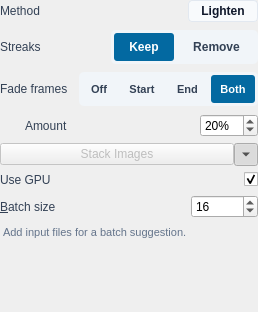
<?xml version="1.0" encoding="UTF-8"?>
<ui version="4.0">
 <class>StackSettings</class>
 <widget class="QWidget" name="StackSettings">
  <property name="geometry">
   <rect>
    <x>0</x>
    <y>0</y>
    <width>258</width>
    <height>312</height>
   </rect>
  </property>
  <layout class="QVBoxLayout" name="layout">
   <property name="spacing">
    <number>6</number>
   </property>
   <property name="leftMargin">
    <number>0</number>
   </property>
   <property name="topMargin">
    <number>0</number>
   </property>
   <property name="rightMargin">
    <number>0</number>
   </property>
   <property name="bottomMargin">
    <number>0</number>
   </property>
   <item>
    <layout class="QGridLayout" name="fields" columnstretch="1,2">
     <property name="leftMargin">
      <number>0</number>
     </property>
     <property name="topMargin">
      <number>0</number>
     </property>
     <property name="rightMargin">
      <number>0</number>
     </property>
     <property name="bottomMargin">
      <number>0</number>
     </property>
     <property name="spacing">
      <number>8</number>
     </property>
     <item row="0" column="0">
      <widget class="QLabel" name="methodLabel">
       <property name="styleSheet">
        <string notr="true">QLabel#methodLabel {
    color: #334155;
    font-size: 12px;
}</string>
       </property>
       <property name="text">
        <string>Method</string>
       </property>
      </widget>
     </item>
     <item row="0" column="1" alignment="Qt::AlignmentFlag::AlignRight">
      <widget class="QLabel" name="method">
       <property name="styleSheet">
        <string notr="true">QLabel#method {
    color: #0f172a;
    font-size: 12px;
    font-weight: 500;
    background-color: #f8fafc;
    border: 1px solid #e2e8f0;
    border-radius: 4px;
    padding: 3px 12px;
}</string>
       </property>
       <property name="text">
        <string>Lighten</string>
       </property>
       <property name="alignment">
        <set>Qt::AlignmentFlag::AlignCenter</set>
       </property>
      </widget>
     </item>
     <item row="1" column="0">
      <widget class="QLabel" name="streaksLabel">
       <property name="styleSheet">
        <string notr="true">QLabel#streaksLabel {
    color: #334155;
    font-size: 12px;
}</string>
       </property>
       <property name="text">
        <string>Streaks</string>
       </property>
      </widget>
     </item>
     <item row="1" column="1" alignment="Qt::AlignmentFlag::AlignRight">
      <widget class="QFrame" name="stackStreaksContainer">
       <property name="styleSheet">
        <string notr="true">QFrame#stackStreaksContainer {
    background-color: #f1f5f9;
    border-radius: 5px;
    padding: 2px;
}
QPushButton#stackStreaksKeep, QPushButton#stackStreaksRemove {
    background-color: transparent;
    color: #334155;
    border: 2px solid transparent;
    border-radius: 4px;
    font-size: 12px;
    font-weight: 500;
    padding: 4px 14px;
    min-height: 18px;
}
QPushButton#stackStreaksKeep:checked, QPushButton#stackStreaksRemove:checked {
    background-color: #0369a1;
    color: #ffffff;
    font-weight: 600;
}
QPushButton#stackStreaksKeep:hover:!checked, QPushButton#stackStreaksRemove:hover:!checked {
    background-color: #e2e8f0;
    color: #0f172a;
}
QPushButton#stackStreaksRemove:disabled {
    color: #94a3b8;
    background-color: transparent;
}
QPushButton#stackStreaksKeep:focus:enabled, QPushButton#stackStreaksRemove:focus:enabled { border-color: #0f172a; }
QPushButton#stackStreaksKeep:checked:focus:enabled, QPushButton#stackStreaksRemove:checked:focus:enabled { border-color: #ffffff; }</string>
       </property>
       <layout class="QHBoxLayout" name="stackStreaksLayout">
        <property name="spacing">
         <number>2</number>
        </property>
        <property name="leftMargin">
         <number>0</number>
        </property>
        <property name="topMargin">
         <number>0</number>
        </property>
        <property name="rightMargin">
         <number>0</number>
        </property>
        <property name="bottomMargin">
         <number>0</number>
        </property>
        <item>
         <widget class="QPushButton" name="stackStreaksKeep">
          <property name="cursor">
           <cursorShape>PointingHandCursor</cursorShape>
          </property>
          <property name="text">
           <string>Keep</string>
          </property>
          <property name="checkable">
           <bool>true</bool>
          </property>
          <property name="checked">
           <bool>true</bool>
          </property>
          <attribute name="buttonGroup">
           <string notr="true">stackStreaksGroup</string>
          </attribute>
         </widget>
        </item>
        <item>
         <widget class="QPushButton" name="stackStreaksRemove">
          <property name="cursor">
           <cursorShape>PointingHandCursor</cursorShape>
          </property>
          <property name="text">
           <string>Remove</string>
          </property>
          <property name="checkable">
           <bool>true</bool>
          </property>
          <attribute name="buttonGroup">
           <string notr="true">stackStreaksGroup</string>
          </attribute>
         </widget>
        </item>
       </layout>
      </widget>
     </item>
     <item row="2" column="0">
      <widget class="QLabel" name="fadeLabel">
       <property name="styleSheet">
        <string notr="true">QLabel#fadeLabel {
    color: #334155;
    font-size: 12px;
}</string>
       </property>
       <property name="text">
        <string>Fade frames</string>
       </property>
      </widget>
     </item>
     <item row="2" column="1" alignment="Qt::AlignmentFlag::AlignRight">
      <widget class="QFrame" name="stackFadeContainer">
       <property name="styleSheet">
        <string notr="true">QFrame#stackFadeContainer {
    background-color: #f1f5f9;
    border-radius: 5px;
    padding: 2px;
}
QPushButton#stackFadeOff, QPushButton#stackFadeStart, QPushButton#stackFadeEnd, QPushButton#stackFadeBoth {
    background-color: transparent;
    color: #334155;
    border: 2px solid transparent;
    border-radius: 4px;
    font-size: 11px;
    font-weight: 500;
    padding: 4px 8px;
    min-height: 18px;
}
QPushButton#stackFadeOff:checked, QPushButton#stackFadeStart:checked, QPushButton#stackFadeEnd:checked, QPushButton#stackFadeBoth:checked {
    background-color: #0369a1;
    color: #ffffff;
    font-weight: 600;
}
QPushButton#stackFadeOff:hover:!checked, QPushButton#stackFadeStart:hover:!checked, QPushButton#stackFadeEnd:hover:!checked, QPushButton#stackFadeBoth:hover:!checked {
    background-color: #e2e8f0;
    color: #0f172a;
}
QPushButton#stackFadeOff:focus:enabled, QPushButton#stackFadeStart:focus:enabled, QPushButton#stackFadeEnd:focus:enabled, QPushButton#stackFadeBoth:focus:enabled { border-color: #0f172a; }
QPushButton#stackFadeOff:checked:focus:enabled, QPushButton#stackFadeStart:checked:focus:enabled, QPushButton#stackFadeEnd:checked:focus:enabled, QPushButton#stackFadeBoth:checked:focus:enabled { border-color: #ffffff; }</string>
       </property>
       <layout class="QHBoxLayout" name="stackFadeLayout">
        <property name="spacing">
         <number>2</number>
        </property>
        <property name="leftMargin">
         <number>0</number>
        </property>
        <property name="topMargin">
         <number>0</number>
        </property>
        <property name="rightMargin">
         <number>0</number>
        </property>
        <property name="bottomMargin">
         <number>0</number>
        </property>
        <item>
         <widget class="QPushButton" name="stackFadeOff">
          <property name="cursor">
           <cursorShape>PointingHandCursor</cursorShape>
          </property>
          <property name="text">
           <string>Off</string>
          </property>
          <property name="checkable">
           <bool>true</bool>
          </property>
          <attribute name="buttonGroup">
           <string notr="true">stackFadeGroup</string>
          </attribute>
         </widget>
        </item>
        <item>
         <widget class="QPushButton" name="stackFadeStart">
          <property name="cursor">
           <cursorShape>PointingHandCursor</cursorShape>
          </property>
          <property name="text">
           <string>Start</string>
          </property>
          <property name="checkable">
           <bool>true</bool>
          </property>
          <attribute name="buttonGroup">
           <string notr="true">stackFadeGroup</string>
          </attribute>
         </widget>
        </item>
        <item>
         <widget class="QPushButton" name="stackFadeEnd">
          <property name="cursor">
           <cursorShape>PointingHandCursor</cursorShape>
          </property>
          <property name="text">
           <string>End</string>
          </property>
          <property name="checkable">
           <bool>true</bool>
          </property>
          <attribute name="buttonGroup">
           <string notr="true">stackFadeGroup</string>
          </attribute>
         </widget>
        </item>
        <item>
         <widget class="QPushButton" name="stackFadeBoth">
          <property name="cursor">
           <cursorShape>PointingHandCursor</cursorShape>
          </property>
          <property name="text">
           <string>Both</string>
          </property>
          <property name="checkable">
           <bool>true</bool>
          </property>
          <property name="checked">
           <bool>true</bool>
          </property>
          <attribute name="buttonGroup">
           <string notr="true">stackFadeGroup</string>
          </attribute>
         </widget>
        </item>
       </layout>
      </widget>
     </item>
     <item row="3" column="0">
      <widget class="QLabel" name="amountLabel">
       <property name="styleSheet">
        <string notr="true">QLabel#amountLabel {
    color: #334155;
    font-size: 12px;
    margin-left: 12px;
    border-left: 2px solid #cbd5e1;
    padding-left: 8px;
}</string>
       </property>
       <property name="text">
        <string>Amount</string>
       </property>
       <property name="buddy">
        <cstring>fadeAmount</cstring>
       </property>
      </widget>
     </item>
     <item row="3" column="1" alignment="Qt::AlignmentFlag::AlignRight">
      <widget class="QSpinBox" name="fadeAmount">
       <property name="accessibleName">
        <string>Fade amount</string>
       </property>
       <property name="styleSheet">
        <string notr="true"/>
       </property>
       <property name="suffix">
        <string>%</string>
       </property>
       <property name="maximum">
        <number>100</number>
       </property>
       <property name="value">
        <number>20</number>
       </property>
      </widget>
     </item>
    </layout>
   </item>
   <item>
    <layout class="QHBoxLayout" name="runLayout">
     <property name="spacing">
      <number>0</number>
     </property>
     <item>
      <widget class="QPushButton" name="run">
       <property name="enabled">
        <bool>false</bool>
       </property>
       <property name="cursor">
        <cursorShape>PointingHandCursor</cursorShape>
       </property>
       <property name="focusPolicy">
        <enum>Qt::FocusPolicy::StrongFocus</enum>
       </property>
       <property name="text">
        <string>Stack Images</string>
       </property>
      </widget>
     </item>
     <item>
      <widget class="QToolButton" name="advancedToggle">
       <property name="cursor">
        <cursorShape>PointingHandCursor</cursorShape>
       </property>
       <property name="focusPolicy">
        <enum>Qt::FocusPolicy::StrongFocus</enum>
       </property>
       <property name="toolTip">
        <string>Advanced settings</string>
       </property>
       <property name="accessibleName">
        <string>Advanced settings</string>
       </property>
       <property name="text">
        <string/>
       </property>
       <property name="checkable">
        <bool>true</bool>
       </property>
       <property name="checked">
        <bool>true</bool>
       </property>
       <property name="arrowType">
        <enum>Qt::ArrowType::DownArrow</enum>
       </property>
      </widget>
     </item>
    </layout>
   </item>
   <item>
    <widget class="QWidget" name="advancedBody" native="true">
     <layout class="QVBoxLayout" name="advancedLayout">
      <property name="spacing">
       <number>6</number>
      </property>
      <property name="leftMargin">
       <number>0</number>
      </property>
      <property name="topMargin">
       <number>0</number>
      </property>
      <property name="rightMargin">
       <number>0</number>
      </property>
      <property name="bottomMargin">
       <number>0</number>
      </property>
      <item>
       <layout class="QGridLayout" name="gpuBatchGrid" columnstretch="1,2">
        <property name="spacing">
         <number>8</number>
        </property>
        <item row="0" column="0">
         <widget class="CheckboxLabel" name="useGPULabel">
          <property name="cursor">
           <cursorShape>PointingHandCursor</cursorShape>
          </property>
          <property name="styleSheet">
           <string notr="true">QLabel#useGPULabel {
    color: #334155;
    font-size: 12px;
}</string>
          </property>
          <property name="text">
           <string>Use GPU</string>
          </property>
          <property name="buddy">
           <cstring>useGPU</cstring>
          </property>
         </widget>
        </item>
        <item row="0" column="1" alignment="Qt::AlignmentFlag::AlignRight">
         <widget class="QCheckBox" name="useGPU">
          <property name="cursor">
           <cursorShape>PointingHandCursor</cursorShape>
          </property>
          <property name="focusPolicy">
           <enum>Qt::FocusPolicy::StrongFocus</enum>
          </property>
          <property name="accessibleName">
           <string>Use GPU for stacking</string>
          </property>
          <property name="text">
           <string/>
          </property>
          <property name="checked">
           <bool>true</bool>
          </property>
         </widget>
        </item>
        <item row="1" column="0">
         <widget class="QLabel" name="batchLabel">
          <property name="styleSheet">
           <string notr="true">QLabel#batchLabel {
    color: #334155;
    font-size: 12px;
}</string>
          </property>
          <property name="text">
           <string>&amp;Batch size</string>
          </property>
          <property name="buddy">
           <cstring>batchSize</cstring>
          </property>
         </widget>
        </item>
        <item row="1" column="1" alignment="Qt::AlignmentFlag::AlignRight">
         <widget class="QSpinBox" name="batchSize">
          <property name="accessibleName">
           <string>Batch size</string>
          </property>
          <property name="styleSheet">
           <string notr="true"/>
          </property>
          <property name="minimum">
           <number>1</number>
          </property>
          <property name="maximum">
           <number>2147483647</number>
          </property>
          <property name="value">
           <number>16</number>
          </property>
         </widget>
        </item>
       </layout>
      </item>
      <item>
       <widget class="QLabel" name="memory">
        <property name="styleSheet">
         <string notr="true">QLabel#memory {
    font-size: 11px;
    color: #64748b;
    padding-top: 2px;
}</string>
        </property>
        <property name="text">
         <string>Add input files for a batch suggestion.</string>
        </property>
        <property name="wordWrap">
         <bool>true</bool>
        </property>
       </widget>
      </item>
     </layout>
    </widget>
   </item>
   <item>
    <widget class="QLabel" name="error">
     <property name="text">
      <string/>
     </property>
     <property name="wordWrap">
      <bool>true</bool>
     </property>
    </widget>
   </item>
  </layout>
 </widget>
 <customwidgets>
  <customwidget>
   <class>CheckboxLabel</class>
   <extends>QLabel</extends>
   <header>startrails.ui.checkbox_label</header>
  </customwidget>
 </customwidgets>
 <resources>
  <include location="resources.qrc"/>
 </resources>
 <connections/>
 <buttongroups>
  <buttongroup name="stackStreaksGroup"/>
  <buttongroup name="stackFadeGroup"/>
 </buttongroups>
</ui>
